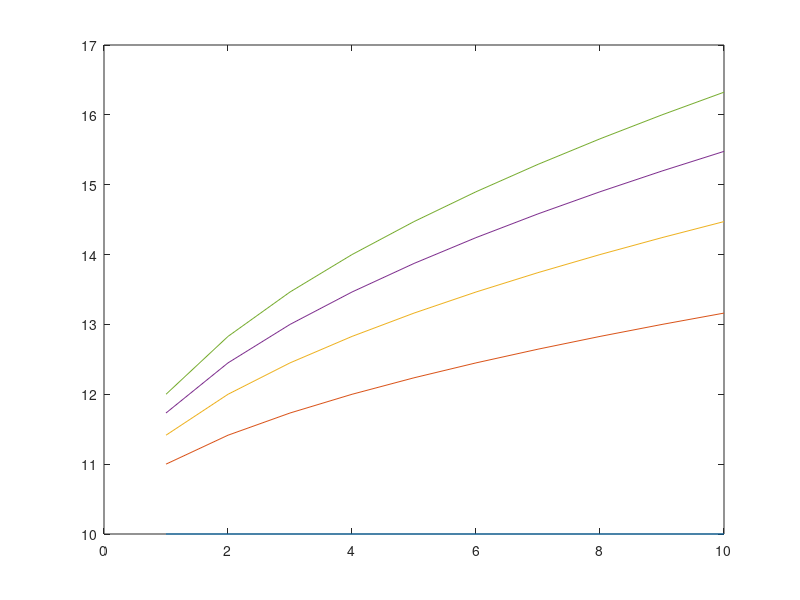
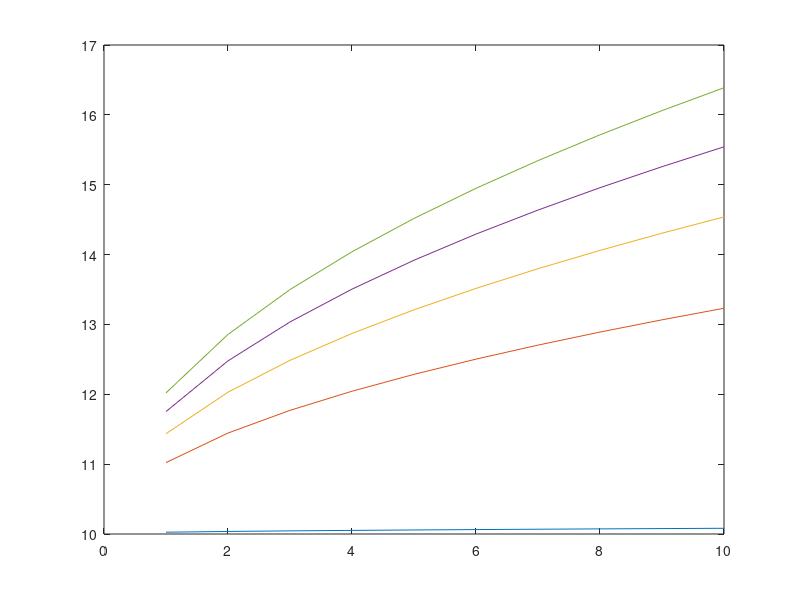

These charts were generated, in order, by the following MATLAB code:
% this code is to test 
% graphene landau level in magnetic field 
% doesn't depend on q or k

N = 400;
a = diag(sqrt(1:N-1), 1);
ad = diag(sqrt(1:N-1), -1);
EA = 10;
EB = 10;

B_max = 10;
% H = H(q)
E_q = zeros(2*N, B_max);
for b = 1:B_max
    H_q = [EA*eye(N), sqrt(b)*a; sqrt(b)*ad, EB*eye(N)];
    E_q(:, b) = eig(H_q);
end
fig_q = figure();
ax_q = axes(fig_q);

for i = 1:5
    plot(ax_q, 1:B_max, E_q(N+i,:));
    hold(ax_q, 'on');
end

% H = H(k)
% K_const = (10, 10)
Kx = 10;
Ky = 20;
E_k = zeros(2*N, B_max);
for b = 1:B_max
    H_k = [EA*eye(N), sqrt(b)*a- Kx + 1i*Ky; sqrt(b)*ad - Kx - 1i*Ky, EB*eye(N)];
    E_k(:, b) = eig(H_k);
end
fig_k = figure();
ax_k = axes(fig_k);
for i = 1:5
    plot(ax_k, 1:B_max, E_k(N+i,:));
    hold(ax_k, 'on');
end